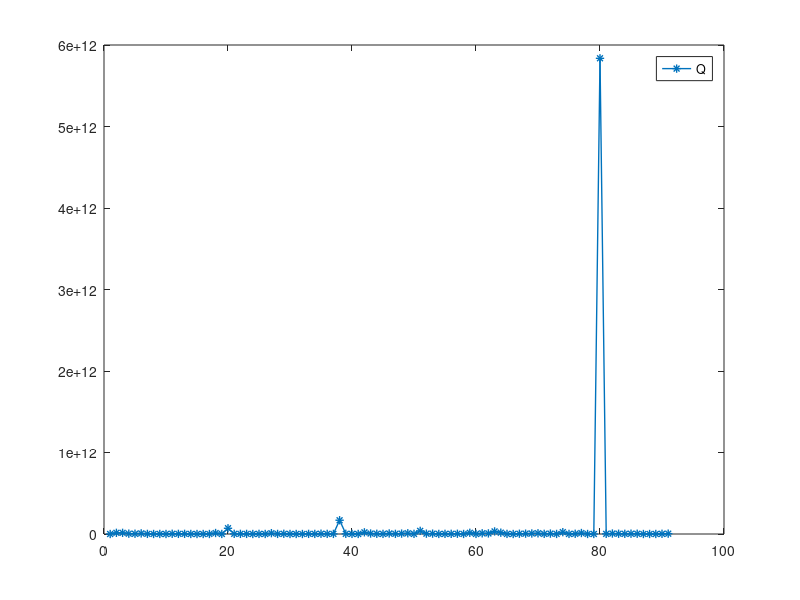
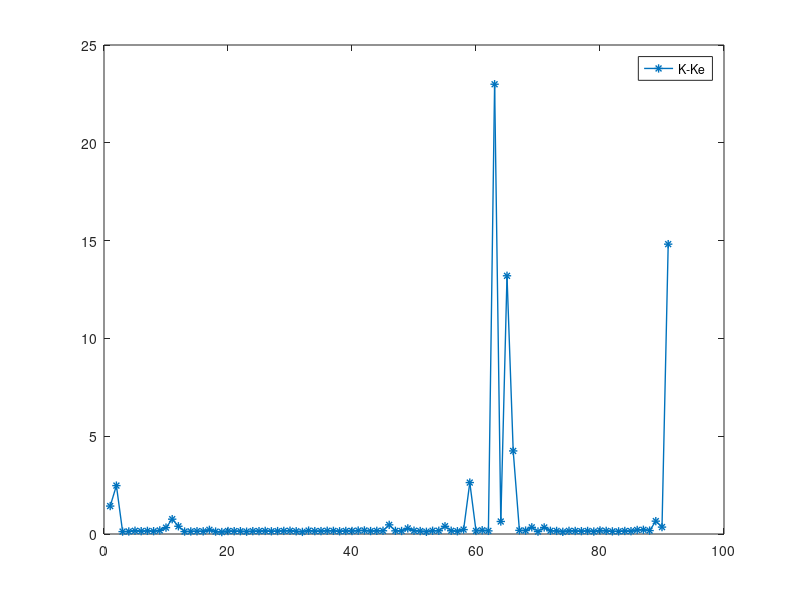
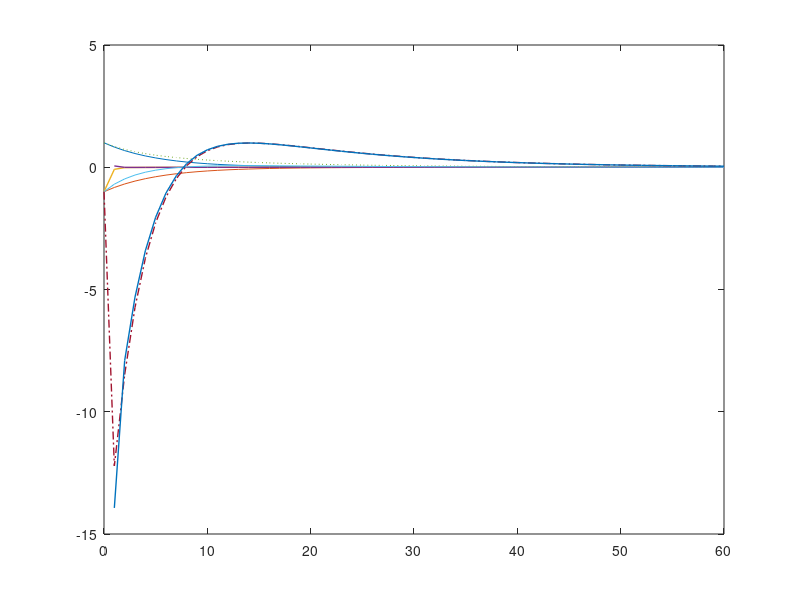

Source code (MATLAB) for these figures, in order:
clear all;
close all;
clc;


%系统
A=[0.906488 0.0816012 -0.0005;
    0.074349 0.90121 -0.000708383;
    0 0 0.132655];

B=[-0.00150808;
    -0.0096;
    0.867345];

D=[0.00951892;
    0.00038373;
    0];



%专家参数
Qe=1*[1 0 0 ;
      0 1 0 ;
      0 0 1 ];
Re=1;
gammae=5;
Pe=dare(A,[B,D],Qe,[Re 0; 0, -gammae^2]);
Ke=inv(Re+B'*Pe*B+B'*Pe*D*inv(gammae^2-D'*Pe*D)*D'*Pe*B)*(B'*Pe*A+B'*Pe*D*inv(gammae^2-D'*Pe*D)*D'*Pe*A);
Le=inv(-gammae^2+D'*Pe*D-D'*Pe*B*inv(Re+B'*Pe*B)*B'*Pe*D)*(D'*Pe*A-D'*Pe*B*inv(Re+B'*Pe*B)*B'*Pe*A);



%学生参数
Q=0*[0.01 0 0 ;
      0 0.01 0 ;
      0 0 0.01];
R=2;
gamma=10;
K1=[1.5    2    1.1];
L1=[0 0 0];
K=K1;
L=L1;



%迭代初值
x(1:3,1)=[1;-1;-1];
xx(1:3,1)=[1;1;-1];
k=0;
kk=0;
ii=0;
jj=0;
eK=[];
eL=[];
eQ=[];
stopq=0;
alpha=0.7; %0.75

for i=1:10000
    
    %专家数据
    pe(:,i)=0.001*(rand(1));
    ue(:,i)=-Ke*x(:,i)+pe(:,i);
%       we(:,i)=-Le*x(:,i)+0.010*(rand(1));
      we(:,i)=0.0010*(rand(1));
    x(:,i+1)=A*x(:,i)+B*ue(:,i)+D*we(:,i);
    
      uue(:,i)=-Ke*xx(:,i);
%         wwe(:,i)=-Le*xx(:,i)+0.0000*(rand(1));
%         wwe(:,i)=0.0010*(rand(1));
    xx(:,i+1)=A*xx(:,i)+B*uue(:,i)+D*we(:,i);  
    
    
    
    ii=ii+1;
    Hxx(ii,:)=[x(1,i)^2, 2*x(1,i)*x(2,i), 2*x(1,i)*x(3,i), x(2,i)^2, 2*x(2,i)*x(3,i),x(3,i)^2]...
              -[x(1,i+1)^2, 2*x(1,i+1)*x(2,i+1), 2*x(1,i+1)*x(3,i+1), x(2,i+1)^2, 2*x(2,i+1)*x(3,i+1),x(3,i+1)^2];%1-6  
    Hxu(ii,:)=2*kron(x(:,i)'*K1',x(:,i)')+2*kron(ue(:,i)',x(:,i)');%7-9
    Hxw(ii,:)=2*kron(x(:,i)'*L1',x(:,i)')+2*kron(we(:,i)',x(:,i)');%10-12
    Huu(ii,:)=kron(ue(:,i)-K1*x(:,i),ue(:,i)+K1*x(:,i));%13
    Huw(ii,:)=kron(ue(:,i)+K1*x(:,i),we(:,i)-L1*x(:,i))+kron(ue(:,i)-K1*x(:,i),we(:,i)+L1*x(:,i));%14
    Hww(ii,:)=kron(we(:,i)-L1*x(:,i),we(:,i)+L1*x(:,i));%15   
    r(ii)=x(:,i)'*K1'*R*K1*x(:,i)+x(:,i)'*Q*x(:,i)-gamma^2*(we(:,i)-L1*x(:,i))'*(we(:,i)+L1*x(:,i))-gamma^2*x(:,i)'*(L1'*L1)*x(:,i)...
        +alpha*(ue(:,i)+K1*x(:,i))'*R*(ue(:,i)+K1*x(:,i))+(ue(:,i)-K1*x(:,i))'*R*(ue(:,i)+K1*x(:,i));

       Hqxx(ii,:)=[xx(1,i)^2, 2*xx(1,i)*xx(2,i), 2*xx(1,i)*xx(3,i), xx(2,i)^2, 2*xx(2,i)*xx(3,i),xx(3,i)^2]...
              -[xx(1,i+1)^2, 2*xx(1,i+1)*xx(2,i+1), 2*xx(1,i+1)*xx(3,i+1), xx(2,i+1)^2, 2*xx(2,i+1)*xx(3,i+1),xx(3,i+1)^2];%1-6  
%         
        Hxuu(ii,:)=2*kron(xx(:,i)'*K1',xx(:,i)')+2*kron(uue(:,i)',xx(:,i)');%7-9  
        Hxww(ii,:)=2*kron(xx(:,i)'*L1',xx(:,i)')+2*kron(we(:,i)',xx(:,i)');%10-12
        Huuu(ii,:)=kron(uue(:,i)-K1*xx(:,i),uue(:,i)+K1*xx(:,i));%13
        Huww(ii,:)=kron(uue(:,i)+K1*xx(:,i),we(:,i)-L1*xx(:,i))+kron(uue(:,i)-K1*xx(:,i),we(:,i)+L1*xx(:,i));%14
        Hwww(ii,:)=kron(we(:,i)-L1*xx(:,i),we(:,i)+L1*xx(:,i));%15   
       n(ii)=-xx(:,i)'*K1'*R*K1*x(:,i)+gamma^2*(we(:,i)-L1*xx(:,i))'*(we(:,i)+L1*xx(:,i))...
              -(uue(:,i)-K1*xx(:,i))'*R*(K1*xx(:,i)+uue(:,i))+gamma^2*xx(:,i)'*(L1'*L1)*xx(:,i);
%          n(ii)=-xx(:,i)'*K1'*R*K1*x(:,i)+gamma^2*(wwe(:,i)-L1*xx(:,i))'*(wwe(:,i)+L1*xx(:,i))...
%                +(K1*xx(:,i)-uue(:,i))'*R*(K1*xx(:,i)+uue(:,i))+gamma^2*xx(:,i)'*(L1'*L1)*xx(:,i);
%            n(ii)=xx(:,i)'*Q*xx(:,i)+alpha*(uue(:,i)+K1*xx(:,i))'*R*(uue(:,i)+K1*xx(:,i));

    
    
    
    jj=jj+1;
    if stopq==0
      
       X(jj,:)=[xx(1,i)^2, 2*xx(1,i)*xx(2,i), 2*xx(1,i)*xx(3,i), xx(2,i)^2, 2*xx(2,i)*xx(3,i),xx(3,i)^2];


%           
       Hqxxx(jj,:)=Hqxx(ii,:)
       Hqxu(jj,:)=Hxuu(ii,:);
       Hqxw(jj,:)=Hxww(ii,:);
       Hquu(jj,:)=Huuu(ii,:);
       Hquw(jj,:)=Huww(ii,:);
       Hqww(jj,:)=Hwww(ii,:);
         rq(jj)= n(ii);


    end
    
    rank(X)
    
    if rank(X)==6
        stopq=1;
    end
    
    zbar=[Hxx Hxu Hxw Huu Huw Hww];
%     m=zbar'*zbar; 
    m=zbar; 
%     q=zbar'*r';
    a=rank(m)
        
    if a==15
        
       H=m\r';

       K1=inv(H(13)-H(14)*inv(H(15))*H(14))*([H(7) H(8) H(9)]-H(14)*inv(H(15))*[H(10) H(11) H(12)]);
       L1=inv(H(15)-H(14)*inv(H(13))*H(14))*([H(10) H(11) H(12)]-H(14)*inv(H(13))*[H(7,1) H(8,1) H(9,1)]);
       
       K=[K;K1];
       L=[L,L1];
       
       eK=[eK,norm(K1-Ke)];
       eL=[eL,norm(L1-Le)];    

        Hxx=[];
        Hxu=[];
        Hxw=[];
        Huu=[];
        Huw=[];
        Hww=[];
        zbar=[];
        r=[];
        ii=0;
        m=[];
        
%         Q=Q+alpha*(Ke-K1)'*R*(Ke-K1);
%            eQ=[eQ,norm(Q)];
          Hq=Hqxxx*[H(1),H(2),H(3),H(4),H(5),H(6)]'...
              +Hqxu*[H(7) H(8) H(9)]'+Hqxw*[H(10) H(11) H(12)]'+Hquu*H(13)+Hquw*H(14)+Hqww*H(15)+rq;
 

         Hq=rq;
        HQ=X\Hq';
        Q=[HQ(1),HQ(2),HQ(3);
           HQ(2),HQ(4),HQ(5);
           HQ(3),HQ(5),HQ(6)];
        eQ=[eQ,norm(Q)];
        jj=0;
        stopq=0;
        X=[];
        Hqxxx=[];
        Hqxu=[];
        Hqxw=[];
        Hquu=[];
        Hquw=[];
        Hqww=[];
        Hq=[];
        
    end
    


end
 
figure(1)
plot(eQ,'-*','LineWidth',1)
legend('Q')

figure(2)
plot(eK,'-*','LineWidth',1)
legend('K-Ke')


figure(3)
plot(eL,'-*','LineWidth',1)
legend('L-Le')

xt(1:3,1)=[1;-1;-1];
xxt(1:3,1)=[1;-1;-1];


for j=1:60
    
       ute(:,j)=-Ke*xt(:,j);
      wte(:,j)=0.0010*(rand(1));
    xt(:,j+1)=A*xt(:,j)+B*ute(:,j)+D*wte(:,j); 
    
          uute(:,j)=-K1*xxt(:,j);
      wwte(:,j)=0.0010*(rand(1));
    xxt(:,j+1)=A*xxt(:,j)+B*uute(:,j)+D*wte(:,j);  
    
    
end

j=0:1:60;
plot(j,xt(1,:),j,xt(2,:),j,xt(3,:),'LineWidth',1);
hold on 
plot(ute(:),'LineWidth',1);
hold on
plot(j,xxt(1,:),':',j,xxt(2,:),'-',j,xxt(3,:),'-.','LineWidth',1);
hold on 
plot(uute(:),'LineWidth',1);




